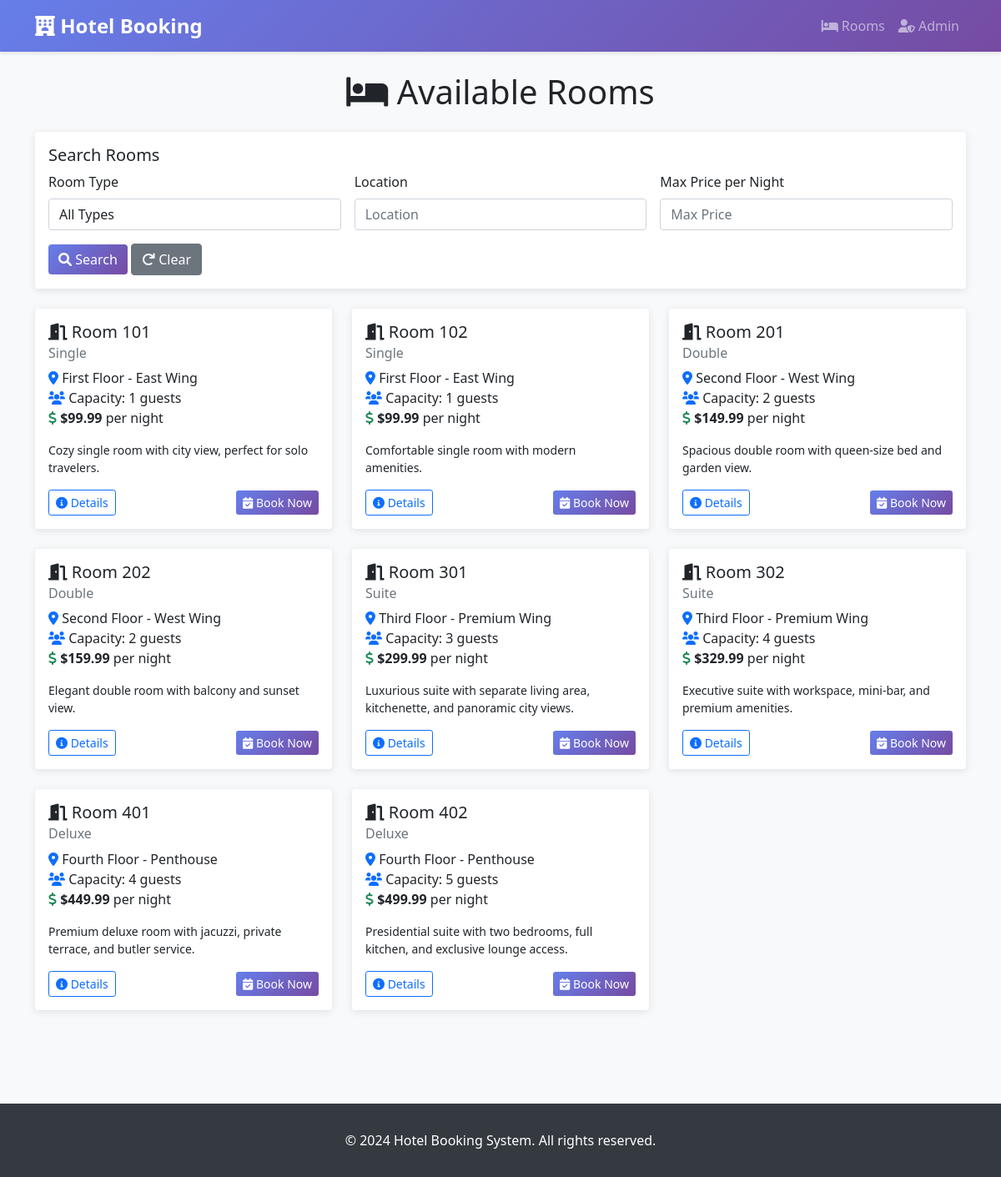
The page /booking/ on the database its author committed.
### booking/models.py (models this page shows, shortened)
class Room(models.Model):
    ROOM_TYPES = [
        ('single', 'Single'),
        ('double', 'Double'),
        ('suite', 'Suite'),
        ('deluxe', 'Deluxe'),
    ]
    room_number = models.CharField(max_length=10, unique=True)
    room_type = models.CharField(max_length=10, choices=ROOM_TYPES, default='single')
    price_per_night = models.DecimalField(max_digits=10, decimal_places=2, validators=[MinValueValidator(0)])
    capacity = models.IntegerField(validators=[MinValueValidator(1)])
    location = models.CharField(max_length=100, default='Main Building')
    description = models.TextField(blank=True)
    is_available = models.BooleanField(default=True)
    created_at = models.DateTimeField(auto_now_add=True)
    class Meta:
        ordering = ['room_number']

### booking/views.py (the view, shortened to what this page needs)
# urls.py: path('', views.room_list, name='room_list'),
def room_list(request):
    rooms = Room.objects.filter(is_available=True)
    form = RoomSearchForm(request.GET or None)
    context = {
        'rooms': rooms,
        'form': form,
    }
    return render(request, 'booking/room_list.html', context)

### booking/forms.py
class RoomSearchForm(forms.Form):
    ROOM_TYPE_CHOICES = [('', 'All Types')] + [(t[0], t[1]) for t in [
        ('single', 'Single'),
        ('double', 'Double'),
        ('suite', 'Suite'),
        ('deluxe', 'Deluxe'),
    ]]
    room_type = forms.ChoiceField(choices=ROOM_TYPE_CHOICES, required=False,
                                  widget=forms.Select(attrs={'class': 'form-control'}))
    location = forms.CharField(max_length=100, required=False,
                              widget=forms.TextInput(attrs={'placeholder': 'Location', 'class': 'form-control'}))
    max_price = forms.DecimalField(max_digits=10, decimal_places=2, required=False,
                                  widget=forms.NumberInput(attrs={'placeholder': 'Max Price', 'class': 'form-control', 'min': 0}))

### templates/booking/room_list.html (shortened to what this page needs)
{% extends 'base.html' %}
 {% block content %}
<div class="container">
  <h1 class="mb-4 text-center"><i class="fas fa-bed"></i> Available Rooms</h1>
  <div class="card mb-4">
    <div class="card-body">
      <h5 class="card-title">Search Rooms</h5>
      <form method="get" class="row g-3">
        <div class="col-md-4">
          <label for="{{ form.room_type.id_for_label }}" class="form-label"
            >Room Type</label
          >
          {{ form.room_type }}
        </div>
        <div class="col-md-4">
          <label for="{{ form.location.id_for_label }}" class="form-label"
            >Location</label
          >
          {{ form.location }}
        </div>
        <div class="col-md-4">
          <label for="{{ form.max_price.id_for_label }}" class="form-label"
            >Max Price per Night</label
          >
          {{ form.max_price }}
        </div>
        <div class="col-12">
          <button type="submit" class="btn btn-primary">
            <i class="fas fa-search"></i> Search
          </button>
          <a href="{% url 'booking:room_list' %}" class="btn btn-secondary">
            <i class="fas fa-redo"></i> Clear
          </a>
        </div>
      </form>
    </div>
  </div>
  <div class="row">
    {% if rooms %} {% for room in rooms %}
    <div class="col-md-6 col-lg-4 mb-4">
      <div class="card h-100">
        <div class="card-body">
          <h5 class="card-title">
            <i class="fas fa-door-open"></i> Room {{ room.room_number }}
          </h5>
          <h6 class="card-subtitle mb-2 text-muted">
            {{ room.get_room_type_display }}
          </h6>
          <p class="card-text">
            <i class="fas fa-map-marker-alt text-primary"></i> {{ room.location }}<br />
            <i class="fas fa-users text-primary"></i> Capacity: {{ room.capacity }} guests<br />
            <i class="fas fa-dollar-sign text-success"></i>
            <strong>${{ room.price_per_night }}</strong> per night
          </p>
          {% if room.description %}
          <p class="card-text small">{{ room.description|truncatewords:20 }}</p>
          {% endif %}
          <div class="d-flex justify-content-between align-items-center">
            <a
              href="{% url 'booking:room_detail' room.id %}"
              class="btn btn-outline-primary btn-sm"
            >
              <i class="fas fa-info-circle"></i> Details
            </a>
            <a
              href="{% url 'booking:book_room' room.id %}"
              class="btn btn-primary btn-sm"
            >
              <i class="fas fa-calendar-check"></i> Book Now
            </a>
          </div>
        </div>
      </div>
    </div>
    {% endfor %} {% endif %}
  </div>
</div>
{% endblock %}

### templates/base.html (shortened to what this page needs)
<!DOCTYPE html>
<html lang="en">
  <head>
    <link
      href="https://cdn.jsdelivr.net/npm/bootstrap@5.1.3/dist/css/bootstrap.min.css"
      rel="stylesheet"
    />
    <link
      rel="stylesheet"
      href="https://cdnjs.cloudflare.com/ajax/libs/font-awesome/6.0.0/css/all.min.css"
    />
  </head>
  <body>
    <nav class="navbar navbar-expand-lg navbar-dark">
      <div class="container">
        <a class="navbar-brand" href="{% url 'booking:room_list' %}">
          <i class="fas fa-hotel"></i> Hotel Booking
        </a>
        <div class="collapse navbar-collapse" id="navbarNav">
          <ul class="navbar-nav ms-auto">
            <li class="nav-item">
              <a class="nav-link" href="{% url 'booking:room_list' %}">
                <i class="fas fa-bed"></i> Rooms
              </a>
            </li>
            <li class="nav-item">
              <a class="nav-link" href="/admin/">
                <i class="fas fa-user-shield"></i> Admin
              </a>
            </li>
          </ul>
        </div>
      </div>
    </nav>
    <main class="py-4">{% block content %}{% endblock %}</main>
    <footer class="footer">
      <div class="container text-center">
        <p class="mb-0">
          &copy; 2024 Hotel Booking System. All rights reserved.
        </p>
      </div>
    </footer>
  </body>
</html>

### templates/base.html (style rules this page uses)
body { background-color: #f8f9fa; font-family: "Segoe UI", Tahoma, Geneva, Verdana, sans-serif; }
.navbar { background: linear-gradient(135deg, #667eea 0%, #764ba2 100%); box-shadow: 0 2px 4px rgba(0, 0, 0, 0.1); }
.navbar-brand { font-weight: bold; font-size: 1.5rem; }
.card { transition: transform 0.3s, box-shadow 0.3s; border: none; box-shadow: 0 2px 10px rgba(0, 0, 0, 0.1); }
.btn-primary { background: linear-gradient(135deg, #667eea 0%, #764ba2 100%); border: none; }
.footer { background-color: #343a40; color: white; padding: 2rem 0; margin-top: 4rem; }

### rows shown on the page
Room: room_number "101", room_type "Single", location "First Floor - East Wing", capacity "1", price_per_night "99.99", description "Cozy single room with city view, perfect for solo travelers."
Room: room_number "102", room_type "Single", location "First Floor - East Wing", capacity "1", price_per_night "99.99", description "Comfortable single room with modern amenities."
Room: room_number "201", room_type "Double", location "Second Floor - West Wing", capacity "2", price_per_night "149.99", description "Spacious double room with queen-size bed and garden view."
Room: room_number "202", room_type "Double", location "Second Floor - West Wing", capacity "2", price_per_night "159.99", description "Elegant double room with balcony and sunset view."
Room: room_number "301", room_type "Suite", location "Third Floor - Premium Wing", capacity "3", price_per_night "299.99", description "Luxurious suite with separate living area, kitchenette, and panoramic city views."
Room: room_number "302", room_type "Suite", location "Third Floor - Premium Wing", capacity "4", price_per_night "329.99", description "Executive suite with workspace, mini-bar, and premium amenities."
Room: room_number "401", room_type "Deluxe", location "Fourth Floor - Penthouse", capacity "4", price_per_night "449.99", description "Premium deluxe room with jacuzzi, private terrace, and butler service."
Room: room_number "402", room_type "Deluxe", location "Fourth Floor - Penthouse", capacity "5", price_per_night "499.99", description "Presidential suite with two bedrooms, full kitchen, and exclusive lounge access."
